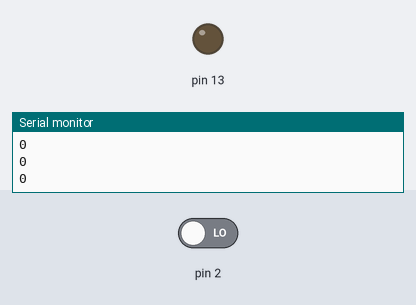
Bench run of a sketch on a simulated Arduino Uno, built with avr-gcc and run on an emulated ATmega328P. Parts: output pins drawn as LEDs (lit = HIGH), the last lines printed to the serial monitor. The inputs (shaded band) are chosen by the test bench; at power-on: pin 2 LOW.

Above: at 1.2 s.
1.3 s: pin 2 driven HIGH
At 2.5 s:
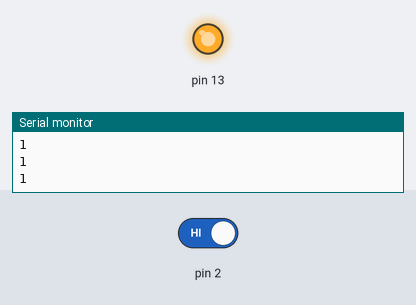
2.8 s: pin 2 driven LOW
At 3.8 s:
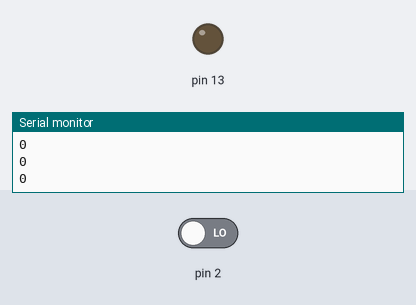
Timing chart, 0 to 5.8 s (numbered marks = the images above; inputs shaded):
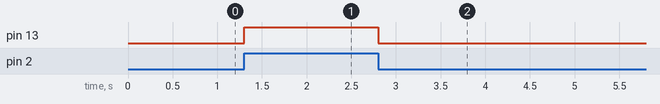

The sketch:

lab2.ino
```cpp
void setup() {
  pinMode(13, OUTPUT);
  pinMode(2, INPUT);
  Serial.begin(9600);// open serial port to host
}

void loop() {

  //int v = digitalRead(2);// sense voltage at pin 2
  Serial.println(digitalRead(2));// send voltage to host
  if (digitalRead(2)) {
  digitalWrite(13, HIGH); // LED on

} else {
  digitalWrite(13, LOW); // LED off
  delay(100);  // wait 100ms
  }
}
```

Measured:
- after the input at 1.3 s, pin 13: LOW → HIGH at once
- after the input at 2.8 s, pin 13: HIGH → LOW at once
